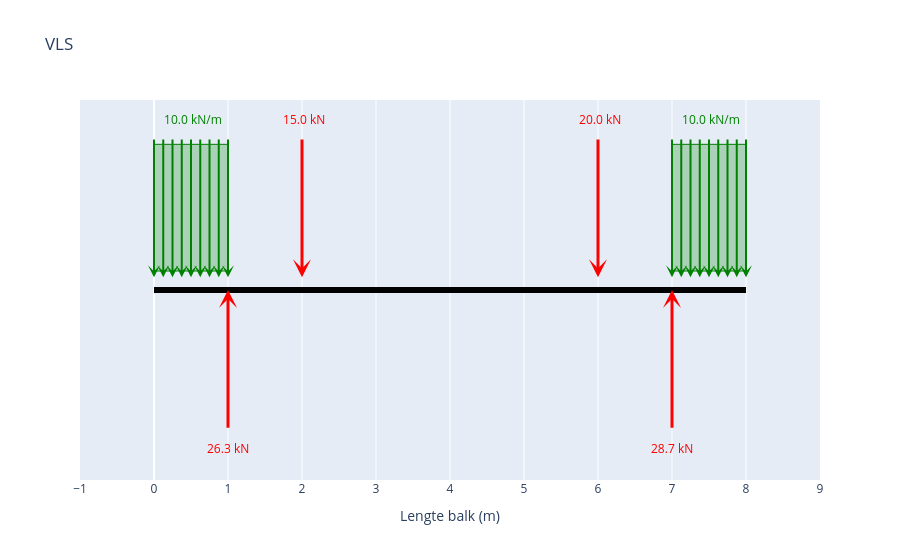

The cell this chart's notebook holds for it:
### Markdown cell above
## Vrij-Lichaam-Schema

### Code cell
fig_vls = maak_vls_plotly()
fig_vls.show()

### Figure 1 — Plotly figure (JSON) as saved in the notebook; plotly's stock layout.template omitted (floating-point values rounded to 4 significant figures)
{"data": [{"hoverinfo": "skip", "line": {"color": "black", "width": 6}, "mode": "lines", "type": "scatter", "x": [0, 8], "y": [0, 0]}], "layout": {"annotations": [{"arrowcolor": "red", "arrowhead": 3, "arrowsize": 1, "arrowwidth": 3, "ax": 2, "axref": "x", "ay": 1.2, "ayref": "y", "showarrow": true, "text": "", "x": 2, "xref": "x", "y": 0.1, "yref": "y"}, {"font": {"color": "red"}, "showarrow": false, "text": " 15.0 kN", "x": 2, "y": 1.35}, {"arrowcolor": "red", "arrowhead": 3, "arrowsize": 1, "arrowwidth": 3, "ax": 6, "axref": "x", "ay": 1.2, "ayref": "y", "showarrow": true, "text": "", "x": 6, "xref": "x", "y": 0.1, "yref": "y"}, {"font": {"color": "red"}, "showarrow": false, "text": " 20.0 kN", "x": 6, "y": 1.35}, {"arrowcolor": "green", "arrowhead": 3, "arrowsize": 1, "arrowwidth": 2, "ax": 0, "axref": "x", "ay": 1.2, "ayref": "y", "showarrow": true, "text": "", "x": 0, "xref": "x", "y": 0.1, "yref": "y"}, {"arrowcolor": "green", "arrowhead": 3, "arrowsize": 1, "arrowwidth": 2, "ax": 0.125, "axref": "x", "ay": 1.2, "ayref": "y", "showarrow": true, "text": "", "x": 0.125, "xref": "x", "y": 0.1, "yref": "y"}, {"arrowcolor": "green", "arrowhead": 3, "arrowsize": 1, "arrowwidth": 2, "ax": 0.25, "axref": "x", "ay": 1.2, "ayref": "y", "showarrow": true, "text": "", "x": 0.25, "xref": "x", "y": 0.1, "yref": "y"}, {"arrowcolor": "green", "arrowhead": 3, "arrowsize": 1, "arrowwidth": 2, "ax": 0.375, "axref": "x", "ay": 1.2, "ayref": "y", "showarrow": true, "text": "", "x": 0.375, "xref": "x", "y": 0.1, "yref": "y"}, {"arrowcolor": "green", "arrowhead": 3, "arrowsize": 1, "arrowwidth": 2, "ax": 0.5, "axref": "x", "ay": 1.2, "ayref": "y", "showarrow": true, "text": "", "x": 0.5, "xref": "x", "y": 0.1, "yref": "y"}, {"arrowcolor": "green", "arrowhead": 3, "arrowsize": 1, "arrowwidth": 2, "ax": 0.625, "axref": "x", "ay": 1.2, "ayref": "y", "showarrow": true, "text": "", "x": 0.625, "xref": "x", "y": 0.1, "yref": "y"}, {"arrowcolor": "green", "arrowhead": 3, "arrowsize": 1, "arrowwidth": 2, "ax": 0.75, "axref": "x", "ay": 1.2, "ayref": "y", "showarrow": true, "text": "", "x": 0.75, "xref": "x", "y": 0.1, "yref": "y"}, {"arrowcolor": "green", "arrowhead": 3, "arrowsize": 1, "arrowwidth": 2, "ax": 0.875, "axref": "x", "ay": 1.2, "ayref": "y", "showarrow": true, "text": "", "x": 0.875, "xref": "x", "y": 0.1, "yref": "y"}, {"arrowcolor": "green", "arrowhead": 3, "arrowsize": 1, "arrowwidth": 2, "ax": 1, "axref": "x", "ay": 1.2, "ayref": "y", "showarrow": true, "text": "", "x": 1, "xref": "x", "y": 0.1, "yref": "y"}, {"font": {"color": "green"}, "showarrow": false, "text": " 10.0 kN/m", "x": 0.5, "y": 1.35}, {"arrowcolor": "green", "arrowhead": 3, "arrowsize": 1, "arrowwidth": 2, "ax": 7, "axref": "x", "ay": 1.2, "ayref": "y", "showarrow": true, "text": "", "x": 7, "xref": "x", "y": 0.1, "yref": "y"}, {"arrowcolor": "green", "arrowhead": 3, "arrowsize": 1, "arrowwidth": 2, "ax": 7.125, "axref": "x", "ay": 1.2, "ayref": "y", "showarrow": true, "text": "", "x": 7.125, "xref": "x", "y": 0.1, "yref": "y"}, {"arrowcolor": "green", "arrowhead": 3, "arrowsize": 1, "arrowwidth": 2, "ax": 7.25, "axref": "x", "ay": 1.2, "ayref": "y", "showarrow": true, "text": "", "x": 7.25, "xref": "x", "y": 0.1, "yref": "y"}, {"arrowcolor": "green", "arrowhead": 3, "arrowsize": 1, "arrowwidth": 2, "ax": 7.375, "axref": "x", "ay": 1.2, "ayref": "y", "showarrow": true, "text": "", "x": 7.375, "xref": "x", "y": 0.1, "yref": "y"}, {"arrowcolor": "green", "arrowhead": 3, "arrowsize": 1, "arrowwidth": 2, "ax": 7.5, "axref": "x", "ay": 1.2, "ayref": "y", "showarrow": true, "text": "", "x": 7.5, "xref": "x", "y": 0.1, "yref": "y"}, {"arrowcolor": "green", "arrowhead": 3, "arrowsize": 1, "arrowwidth": 2, "ax": 7.625, "axref": "x", "ay": 1.2, "ayref": "y", "showarrow": true, "text": "", "x": 7.625, "xref": "x", "y": 0.1, "yref": "y"}, {"arrowcolor": "green", "arrowhead": 3, "arrowsize": 1, "arrowwidth": 2, "ax": 7.75, "axref": "x", "ay": 1.2, "ayref": "y", "showarrow": true, "text": "", "x": 7.75, "xref": "x", "y": 0.1, "yref": "y"}, {"arrowcolor": "green", "arrowhead": 3, "arrowsize": 1, "arrowwidth": 2, "ax": 7.875, "axref": "x", "ay": 1.2, "ayref": "y", "showarrow": true, "text": "", "x": 7.875, "xref": "x", "y": 0.1, "yref": "y"}, {"arrowcolor": "green", "arrowhead": 3, "arrowsize": 1, "arrowwidth": 2, "ax": 8, "axref": "x", "ay": 1.2, "ayref": "y", "showarrow": true, "text": "", "x": 8, "xref": "x", "y": 0.1, "yref": "y"}, {"font": {"color": "green"}, "showarrow": false, "text": " 10.0 kN/m", "x": 7.5, "y": 1.35}, {"arrowcolor": "red", "arrowhead": 3, "arrowsize": 1, "arrowwidth": 3, "ax": 1, "axref": "x", "ay": -1.1, "ayref": "y", "showarrow": true, "text": "", "x": 1, "xref": "x", "y": 0, "yref": "y"}, {"font": {"color": "red"}, "showarrow": false, "text": "26.3 kN", "x": 1, "y": -1.25}, {"arrowcolor": "red", "arrowhead": 3, "arrowsize": 1, "arrowwidth": 3, "ax": 7, "axref": "x", "ay": -1.1, "ayref": "y", "showarrow": true, "text": "", "x": 7, "xref": "x", "y": 0, "yref": "y"}, {"font": {"color": "red"}, "showarrow": false, "text": "28.7 kN", "x": 7, "y": -1.25}], "autosize": true, "shapes": [{"fillcolor": "rgba(0,128,0,0.25)", "line": {"color": "green", "width": 1}, "type": "rect", "x0": 0, "x1": 1, "y0": 0.15, "y1": 1.15}, {"fillcolor": "rgba(0,128,0,0.25)", "line": {"color": "green", "width": 1}, "type": "rect", "x0": 7, "x1": 8, "y0": 0.15, "y1": 1.15}], "showlegend": false, "title": {"text": "VLS"}, "xaxis": {"autorange": false, "dtick": 1, "range": [-1, 9], "title": {"text": "Lengte balk (m)"}, "type": "linear"}, "yaxis": {"autorange": false, "range": [-1.5, 1.5], "showgrid": false, "showticklabels": false, "title": {}, "type": "linear", "zeroline": false}}}
